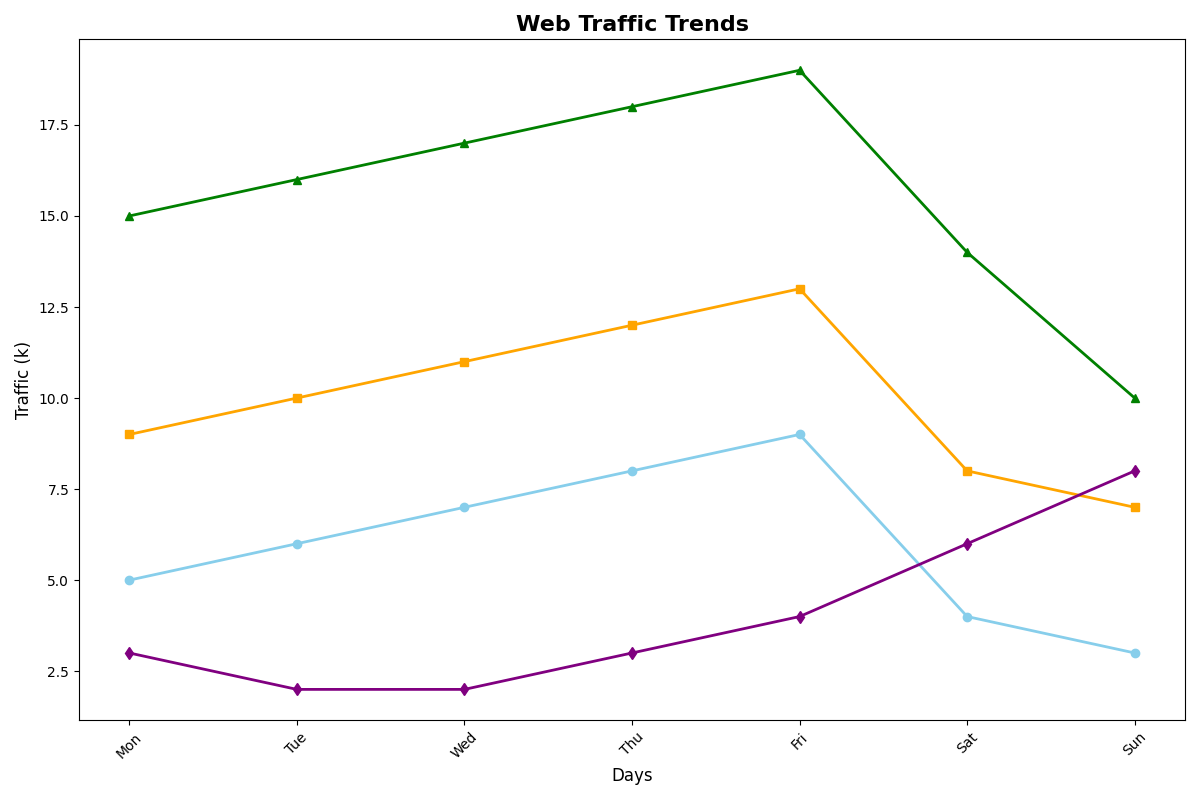

Write Python code to recreate this figure.
import matplotlib.pyplot as plt

days = ['Mon', 'Tue', 'Wed', 'Thu', 'Fri', 'Sat', 'Sun']

morning_traffic = [5, 6, 7, 8, 9, 4, 3]
afternoon_traffic = [9, 10, 11, 12, 13, 8, 7]
evening_traffic = [15, 16, 17, 18, 19, 14, 10]
night_traffic = [3, 2, 2, 3, 4, 6, 8]

fig, ax = plt.subplots(figsize=(12, 8))

# Plotting the data
ax.plot(days, morning_traffic, color='skyblue', marker='o', linewidth=2)
ax.plot(days, afternoon_traffic, color='orange', marker='s', linewidth=2)
ax.plot(days, evening_traffic, color='green', marker='^', linewidth=2)
ax.plot(days, night_traffic, color='purple', marker='d', linewidth=2)

# Adding labels
ax.set_xlabel('Days', fontsize=12)
ax.set_ylabel('Traffic (k)', fontsize=12)
ax.set_title('Web Traffic Trends', fontsize=16, fontweight='bold')

# Rotating x-axis labels
plt.xticks(rotation=45)

plt.tight_layout()

plt.show()
